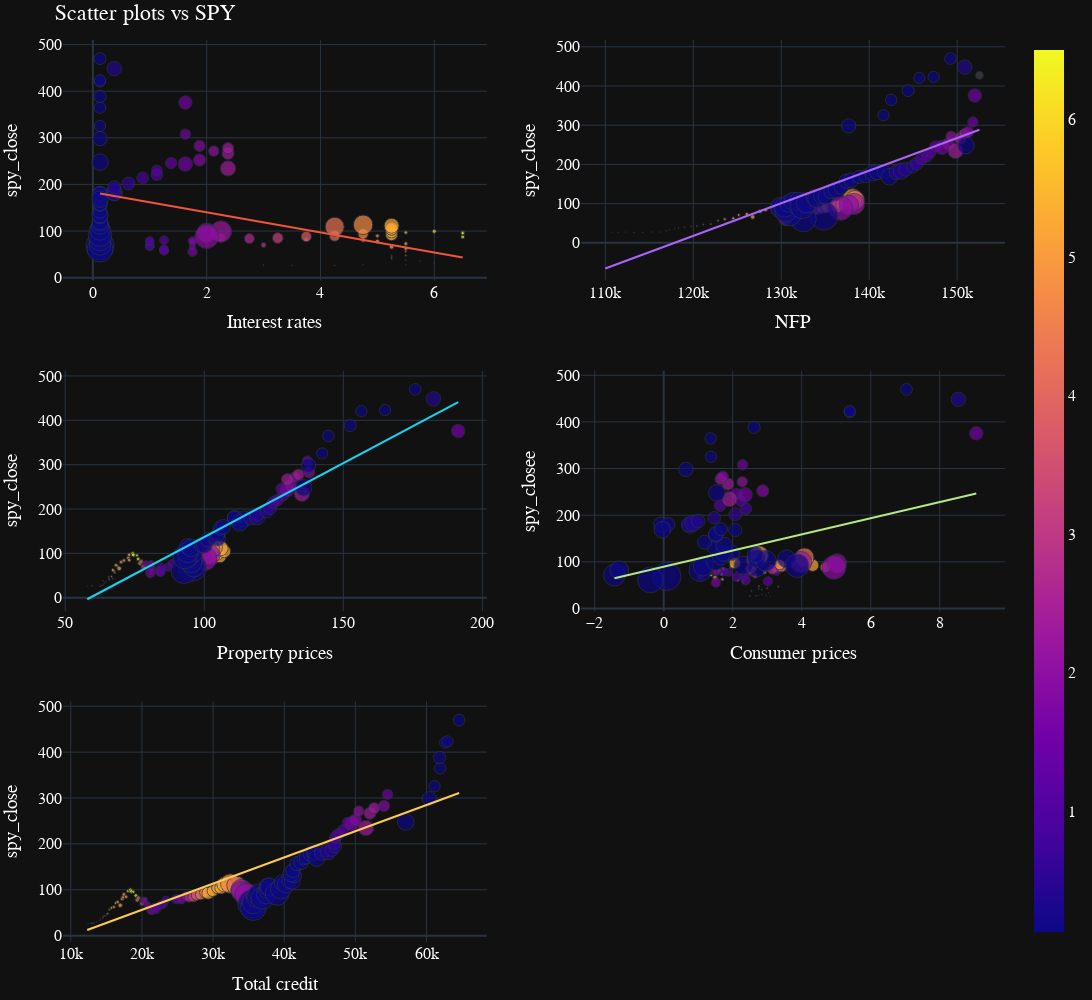

Write notebook code for a chart like this one.
### Code cell
from plotly.subplots import make_subplots
fig = make_subplots(rows=3, cols=2)

fig.append_trace(fig1['data'][0], row=1, col=1)
fig.append_trace(fig1['data'][1], row=1, col=1)

fig.append_trace(fig2['data'][0], row=1, col=2)
fig.append_trace(fig2['data'][1], row=1, col=2)

fig.append_trace(fig3['data'][0], row=2, col=1)
fig.append_trace(fig3['data'][1], row=2, col=1)

fig.append_trace(fig4['data'][0], row=2, col=2)
fig.append_trace(fig4['data'][1], row=2, col=2)

fig.append_trace(fig5['data'][0], row=3, col=1)
fig.append_trace(fig5['data'][1], row=3, col=1)


fig.update_layout(
    template="plotly_dark",
    width = 1400,
    height = 1000,
    margin=dict(r=10, t=40, b=40, l=60),

)
fig.update_layout(
    title="Scatter plots vs SPY",
    xaxis_title="Interest rates",
    yaxis_title="spy_close",
    xaxis2_title="NFP",
    yaxis2_title="spy_close",
    xaxis3_title="Property prices",
    yaxis3_title="spy_close",
    xaxis4_title="Consumer prices",
    yaxis4_title="spy_closee",
    xaxis5_title="Total credit",
    yaxis5_title="spy_close",
    legend_title="Figures",
    font=dict(
        family="Courier New, monospace",
        size=16,
        color="White"
    )
)

fig.show()
